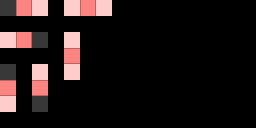

A level layout from a 2D game, rendered from its tile map. Below: a short description, then the map file with its tile-grid data intact:
An orthogonal 16x8 tile map with 16x16 px tiles, 3 tile layers (regions, input_layer1, output_layer3).

<map version="1.5" tiledversion="1.7.2" orientation="orthogonal" renderorder="right-down" width="16" height="8" tilewidth="16" tileheight="16" infinite="0" nextlayerid="4" nextobjectid="1">
 <tileset firstgid="1" source="../../../porthole-tileset.tsx" />
 <layer id="1" name="regions" width="16" height="8">
  <data encoding="csv">
1,1,1,0,1,1,1,0,0,0,0,0,0,0,0,0,
0,0,0,0,0,0,0,0,0,0,0,0,0,0,0,0,
1,1,1,0,1,0,0,0,0,0,0,0,0,0,0,0,
0,0,0,0,1,0,0,0,0,0,0,0,0,0,0,0,
1,0,1,0,1,0,0,0,0,0,0,0,0,0,0,0,
1,0,1,0,0,0,0,0,0,0,0,0,0,0,0,0,
1,0,1,0,0,0,0,0,0,0,0,0,0,0,0,0,
0,0,0,0,0,0,0,0,0,0,0,0,0,0,0,0
</data>
 </layer>
 <layer id="2" name="input_layer1" width="16" height="8">
  <data encoding="csv">
1,33,2,0,2,33,2,0,0,0,0,0,0,0,0,0,
0,0,0,0,0,0,0,0,0,0,0,0,0,0,0,0,
2,33,1,0,2,0,0,0,0,0,0,0,0,0,0,0,
0,0,0,0,33,0,0,0,0,0,0,0,0,0,0,0,
1,0,2,0,2,0,0,0,0,0,0,0,0,0,0,0,
33,0,33,0,0,0,0,0,0,0,0,0,0,0,0,0,
2,0,1,0,0,0,0,0,0,0,0,0,0,0,0,0,
0,0,0,0,0,0,0,0,0,0,0,0,0,0,0,0
</data>
 </layer>
 <layer id="3" name="output_layer3" width="16" height="8">
  <data encoding="csv">
0,34,0,0,0,34,0,0,0,0,0,0,0,0,0,0,
0,0,0,0,0,0,0,0,0,0,0,0,0,0,0,0,
0,34,0,0,0,0,0,0,0,0,0,0,0,0,0,0,
0,0,0,0,66,0,0,0,0,0,0,0,0,0,0,0,
0,0,0,0,0,0,0,0,0,0,0,0,0,0,0,0,
66,0,66,0,0,0,0,0,0,0,0,0,0,0,0,0,
0,0,0,0,0,0,0,0,0,0,0,0,0,0,0,0,
0,0,0,0,0,0,0,0,0,0,0,0,0,0,0,0
</data>
 </layer>
</map>
